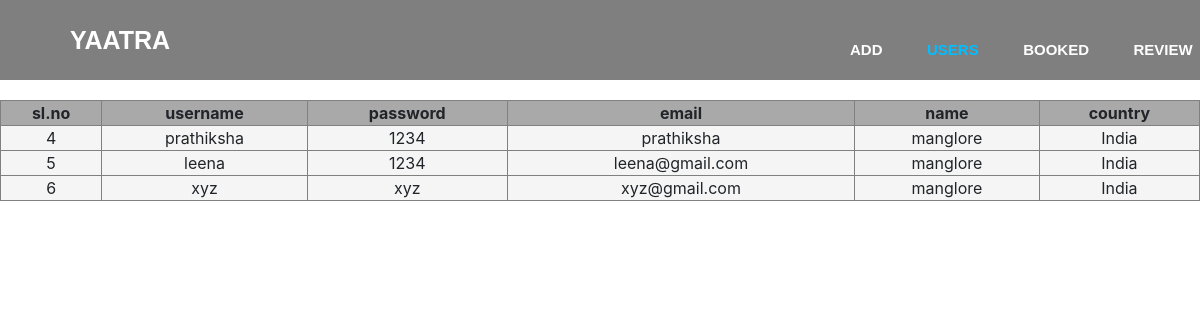
The page /admin_users.php on the database its author committed.
### tables this page shows
CREATE TABLE `register` (
  `id` int(11) NOT NULL,
  `username` varchar(20) NOT NULL,
  `password` varchar(20) NOT NULL,
  `email` varchar(40) NOT NULL,
  `place` varchar(20) NOT NULL,
  `country` varchar(20) NOT NULL
);

### admin_users.php (the view, shortened to what this page needs)
<!DOCTYPE html>
<html>
<head>
    <link rel="stylesheet" href="admin_users.css">
    <link rel="stylesheet" href="include/css/bootstrap.min.css">
    <link rel="stylesheet" href="include/animate.css">
    <link rel="stylesheet" href="homepage.css">
</head>
<body>
<header>
    <div class="menu">
        <div class="leftmenu">
            <h2>YAATRA</h2>
        </div>
        <div class="rightmenu">
            <ul>
                <li><a href="admin_add.php">add</a></li>
                <li><a href="admin_users.php" id="firstlist">Users</a></li>
                <li><a href="admin_booked.php">booked</a></li>
                <li><a href="admin_review.php">review</a></li>
            </ul>
        </div>
    </div>
    <table style="text-align: center;width: 100%" border="1">
        <tr>
            <th>sl.no</th>
            <th>username</th>
            <th>password</th>
            <th>email</th>
            <th>name</th>
            <th>country</th>
        </tr>
    <?php
    include 'sql.php';
    $query = "select * from register";
    $results=mysqli_query($sql,$query);
    while ($row=mysqli_fetch_array($results))
    {
        echo"<tr><td>".$row['id']."</td><td>".$row['username']."</td><td>".$row['password']."</td><td>".$row['email']."</td><td>".$row['place']."</td><td>".$row['country']."</td></tr>";
    }
    ?>
    </table>
</header>
</body>
</html>

### homepage.css (style rules this page uses)
* { margin: 0px; padding: 0px; }
.menu { width: 100%; height: 80px; background-color: rgba(0,0,0,0.5); }
.leftmenu { width: 20%; line-height: 100px; float: left; }
.leftmenu h2 { padding-left: 70px; font-weight: bold; color: white; font-size: 25px; margin-top: 25px; font-family: 'Josefin Sans', sans-serif; }
.rightmenu { width: 70%; height: 100px; float: right; }
.rightmenu ul { margin-left: 450px; }
.rightmenu ul li { font-family: 'Josefin Sans', sans-serif; display: inline-block; list-style: none; font-size: 15px; color: white; font-weight: bold; line-height: 100px; margin-left: 40px; text-transform: uppercase; }
#firstlist { color: deepskyblue; }
.rightmenu a { color: white; }

### admin_users.php (style rules this page uses)
th { background-color: darkgray; }
td { background-color: whitesmoke; }

### rows shown on the page
register: id "4", username "prathiksha", password "1234", email "prathiksha", place "manglore", country "India"
register: id "5", username "leena", password "1234", email "leena@gmail.com", place "manglore", country "India"
register: id "6", username "xyz", password "xyz", email "xyz@gmail.com", place "manglore", country "India"
